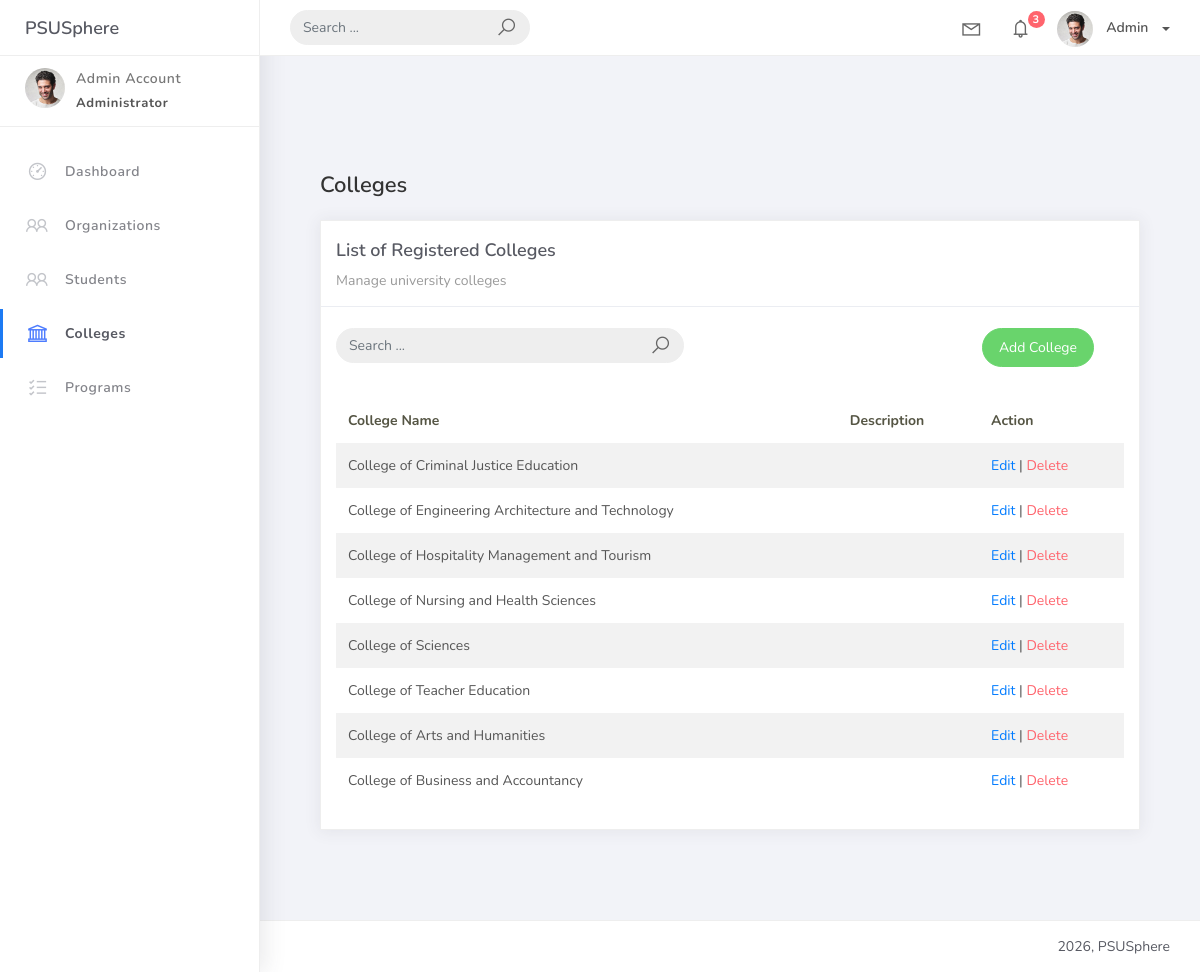
Screenshot of /college_list/ with the database file from the repository.
### studentorg/models.py (models this page shows, shortened)
class BaseModel(models.Model):
    created_at = models.DateTimeField(auto_now_add=True, db_index=True)
    updated_at = models.DateTimeField(auto_now=True)
    class Meta:
        abstract = True

class College(BaseModel):
    college_name = models.CharField(max_length=150, unique=True)

### studentorg/views.py (the view)
# urls.py: path('college_list/', CollegeListView.as_view(), name='college-list'),
class CollegeListView(ListView):
    model = College
    template_name = 'college_list.html'
    context_object_name = 'object_list'
    paginate_by = 10
    def get_queryset(self):
        query = self.request.GET.get('q')
        if query:
            return College.objects.filter(
                Q(college_name__icontains=query)
            )
        return College.objects.all()

### templates/college_list.html (shortened to what this page needs)
{% extends 'base.html' %}
{% load static %}
{% block content %}
<div class="content">
  <div class="container-fluid">
    <h4 class="page-title">Colleges</h4>
    <div class="row">
      <div class="col-md-12">
        <div class="card">
          <div class="card-header">
            <div class="card-title">List of Registered Colleges</div>
            <div class="card-category">Manage university colleges</div>
          </div>
          <br />
          <div class="col-md-12 row">
            <div class="col-md-6">
              <form class="navbar-left navbar-form nav-search mr-md-3" method="GET" action="{% url 'college-list' %}">
                <div class="input-group">
                  <input type="text" name="q" placeholder="Search ..." class="form-control" value="{{ request.GET.q|default:'' }}" />
                  <div class="input-group-append">
                    <span class="input-group-text">
                      <i class="la la-search search-icon"></i>
                    </span>
                  </div>
                </div>
              </form>
            </div>
            <div class="col-md-6">
              <div class="pull-right">
                <a href="{% url 'college-add' %}" class="btn btn-success btn-rounded">Add College</a>
              </div>
            </div>
          </div>
          <div class="card-body">
            <table class="table table-striped mt-3">
              <thead>
                <tr>
                  <th scope="col">College Name</th>
                  <th scope="col">Description</th>
                  <th scope="col">Action</th>
                </tr>
              </thead>
              <tbody>
                {% for object in object_list %}
                <tr>
                  <td>{{ object.college_name }}</td>
                  <td>{{ object.description }}</td>
                  <td>
                    <a href="{% url 'college-update' object.id %}">Edit</a> |
                    <a href="{% url 'college-delete' object.id %}" class="text-danger">Delete</a>
                  </td>
                </tr>
                {% empty %}
                <tr><td colspan="3" style="text-align: center"><p class="text-sm font-weight-bold mb-0">No Records Found</p></td></tr>
                {% endfor %}
              </tbody>
            </table>
          </div>
        </div>
      </div>
    </div>
  </div>
</div>
{% endblock %}

### rows the page displays
College: college_name "College of Criminal Justice Education"
College: college_name "College of Engineering Architecture and Technology"
College: college_name "College of Hospitality Management and Tourism"
College: college_name "College of Nursing and Health Sciences"
College: college_name "College of Sciences"
College: college_name "College of Teacher Education"
College: college_name "College of Arts and Humanities"
College: college_name "College of Business and Accountancy"
